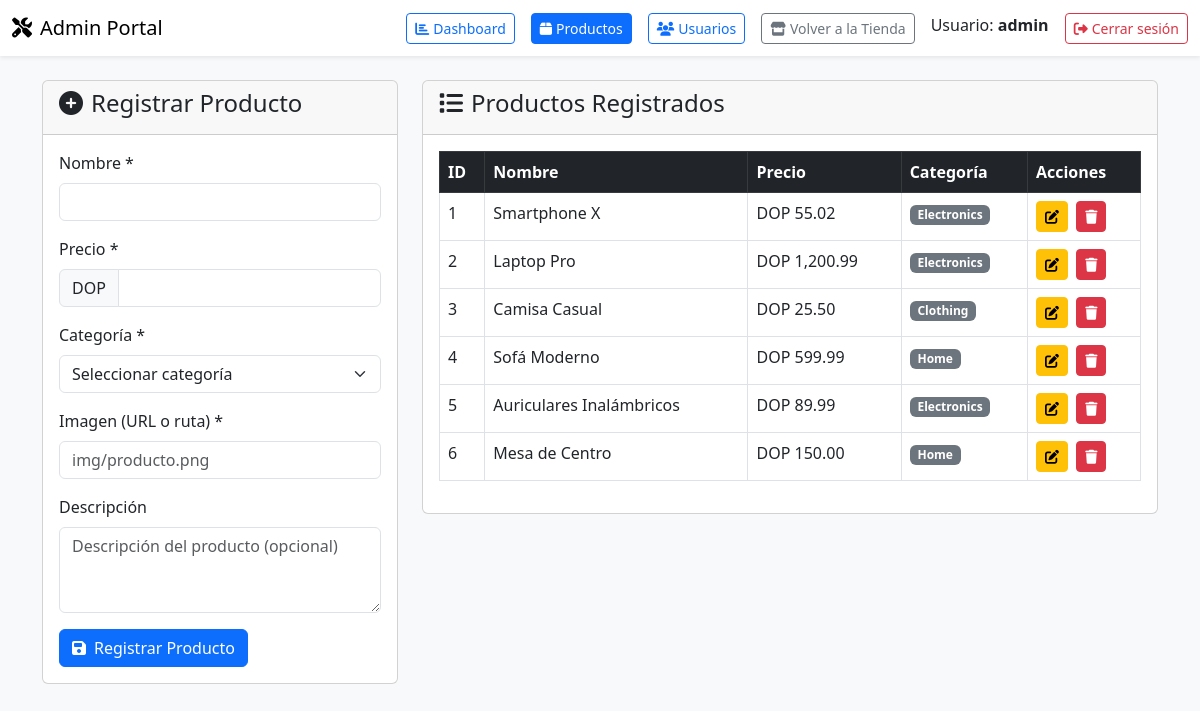
Page /admin/products.php (signed in) on the earlier database version.
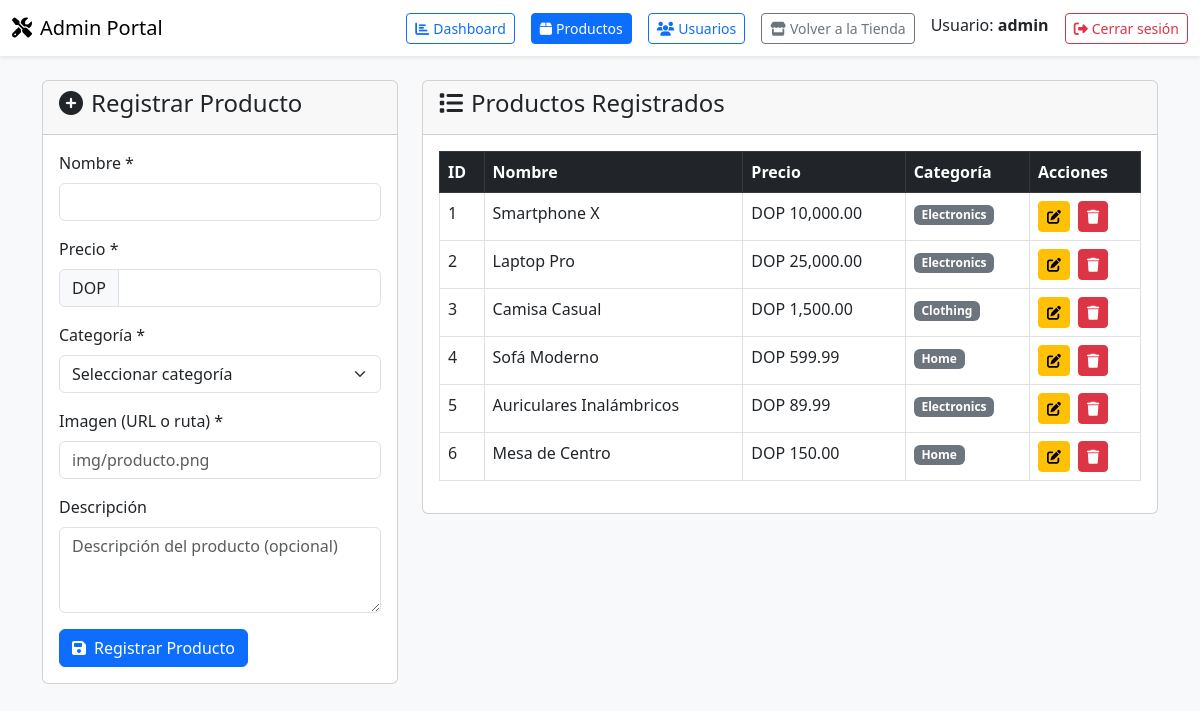
Same page on the later database version.
### tables this page shows
CREATE TABLE products (
    id INT AUTO_INCREMENT PRIMARY KEY,
    name VARCHAR(200) NOT NULL,
    description TEXT,
    price DECIMAL(10, 2) NOT NULL,
    category VARCHAR(50) NOT NULL,
    image VARCHAR(500) NOT NULL,
    active BOOLEAN DEFAULT TRUE,
    created_at TIMESTAMP DEFAULT CURRENT_TIMESTAMP,
    updated_at TIMESTAMP DEFAULT CURRENT_TIMESTAMP ON UPDATE CURRENT_TIMESTAMP,
    INDEX idx_category (category),
    INDEX idx_active (active),
    INDEX idx_price (price)
);

### config/Database.php (called while the page is built, shortened)
<?php
class Database {
    private $host = 'localhost';
    private $username = 'root';
    private $password = 'root';
    private $dbname = 'tiendagrupo5';
    private $connection;
    private static $instance = null;
    public static function getInstance() {
        if (self::$instance === null) {
            self::$instance = new Database();
        }
        return self::$instance;
    }
    private function connect() {
        try {
            $this->connection = new PDO(
                "mysql:host={$this->host};dbname={$this->dbname};charset=utf8mb4",
                $this->username,
                $this->password,
                [
                    PDO::ATTR_ERRMODE => PDO::ERRMODE_EXCEPTION,
                    PDO::ATTR_DEFAULT_FETCH_MODE => PDO::FETCH_ASSOC,
                    PDO::ATTR_EMULATE_PREPARES => false
                ]
            );
        } catch (PDOException $e) {
            throw new Exception("Error de conexión a la base de datos: " . $e->getMessage());
        }
    }
    public function query($sql, $params = []) {
        try {
            $stmt = $this->connection->prepare($sql);
            $stmt->execute($params);
            return $stmt;
        } catch (PDOException $e) {
            throw new Exception("Error en la consulta: " . $e->getMessage());
        }
    }
    public function fetchAll($sql, $params = []) {
        return $this->query($sql, $params)->fetchAll();
    }
}
?>

### models/Product.php (called while the page is built, shortened)
<?php
require_once __DIR__ . '/../config/Database.php';
class Product {
    private $db;
    private $table = 'products';
    public function __construct() {
        $this->db = Database::getInstance();
    }
    public function getAll() {
        $sql = "SELECT * FROM {$this->table} WHERE active = 1 ORDER BY created_at DESC";
        return $this->db->fetchAll($sql);
    }
}
?>

### admin/products.php (the view, shortened to what this page needs)
<?php
require_once __DIR__ . '/../models/Product.php';
$productModel = new Product();
try {
    $products = $productModel->getAll();
} catch (Exception $e) {
    $products = [];
    $error = $e->getMessage();
}
$menu = 3;
?>
<?php include 'menu.php'; ?>
<div class="container">
    <div class="row">
        <div class="col-md-4">
            <div class="card">
                <div class="card-header">
                    <h4><i class="fas fa-plus-circle me-2"></i>Registrar Producto</h4>
                </div>
                <div class="card-body">
                    <form method="post" action="register_product.php">
                        <div class="mb-3">
                            <label class="form-label">Nombre *</label>
                            <input type="text" class="form-control" name="name" required>
                        </div>
                        <div class="mb-3">
                            <label class="form-label">Precio *</label>
                            <div class="input-group">
                                <span class="input-group-text">DOP</span>
                                <input type="number" step="0.01" class="form-control" name="price" required>
                            </div>
                        </div>
                        <div class="mb-3">
                            <label class="form-label">Categoría *</label>
                            <select class="form-select" name="category" required>
                                <option value="">Seleccionar categoría</option>
                            </select>
                        </div>
                        <div class="mb-3">
                            <label class="form-label">Imagen (URL o ruta) *</label>
                            <input type="text" class="form-control" name="image" placeholder="img/producto.png" required>
                        </div>
                        <div class="mb-3">
                            <label class="form-label">Descripción</label>
                            <textarea class="form-control" name="description" rows="3" placeholder="Descripción del producto (opcional)"></textarea>
                        </div>
                        <button type="submit" class="btn btn-primary">
                            <i class="fas fa-save me-2"></i>Registrar Producto
                        </button>
                    </form>
                </div>
            </div>
        </div>
        <div class="col-md-8">
            <div class="card">
                <div class="card-header">
                    <h4><i class="fas fa-list me-2"></i>Productos Registrados</h4>
                </div>
                <div class="card-body">
                    <?php if (empty($products)): ?>
                        <div class="text-center py-4 text-muted">
                            <i class="fas fa-box-open fa-3x mb-3"></i>
                            <p>No hay productos registrados</p>
                        </div>
                    <?php else: ?>
                        <div class="table-responsive">
                            <table class="table table-bordered table-hover" id="productsTable">
                                <thead class="table-dark">
                                    <tr>
                                        <th>ID</th>
                                        <th>Nombre</th>
                                        <th>Precio</th>
                                        <th>Categoría</th>
                                        <th>Acciones</th>
                                    </tr>
                                </thead>
                                <tbody>
                                <?php foreach ($products as $product): ?>
                                    <tr>
                                        <td><?php echo $product['id']; ?></td>
                                        <td><?php echo htmlspecialchars($product['name']); ?></td>
                                        <td>DOP <?php echo number_format($product['price'], 2); ?></td>
                                        <td>
                                            <span class="badge bg-secondary">
                                                <?php echo ucfirst($product['category']); ?>
                                            </span>
                                        </td>
                                        <td>
                                            <button class="btn btn-sm btn-warning me-1"
                                                    onclick="editProduct(<?php echo $product['id']; ?>, '<?php echo addslashes($product['name']); ?>', <?php echo $product['price']; ?>, '<?php echo $product['category']; ?>', '<?php echo addslashes($product['image']); ?>', '<?php echo addslashes($product['description'] ?? ''); ?>')">
                                                <i class="fas fa-edit"></i>
                                            </button>
                                            <button class="btn btn-sm btn-danger" onclick="deleteProduct(<?php echo $product['id']; ?>)">
                                                <i class="fas fa-trash"></i>
                                            </button>
                                        </td>
                                    </tr>
                                <?php endforeach; ?>
                                </tbody>
                            </table>
                        </div>
                    <?php endif; ?>
                </div>
            </div>
        </div>
    </div>
</div>
</body>
</html>

### admin/menu.php (shortened to what this page needs)
<?php
if ($menu == 1) {
    $botonProductoActivo = 'btn btn-outline-primary';
    $botonUsuariosActivo = 'btn btn-primary';
    $botondashboardActivo = 'btn btn-outline-primary';
}elseif ($menu == 2) {
    $botonProductoActivo = 'btn btn-outline-primary';
    $botonUsuariosActivo = 'btn btn-outline-primary';
    $botondashboardActivo = 'btn btn-primary';
}else{
    $botonProductoActivo = 'btn btn-primary';
    $botonUsuariosActivo = 'btn btn-outline-primary';
    $botondashboardActivo = 'btn btn-outline-primary';
}
?>
<!DOCTYPE html>
<html lang="es">
<head>
    <link href="https://cdn.jsdelivr.net/npm/bootstrap@5.3.0/dist/css/bootstrap.min.css" rel="stylesheet">
    <link rel="stylesheet" href="https://cdnjs.cloudflare.com/ajax/libs/font-awesome/6.4.0/css/all.min.css">
</head>
<body class="bg-light">
<nav class="navbar navbar-expand-lg navbar-light bg-white shadow-sm mb-4">
    <div class="container-fluid">
        <a class="navbar-brand" href="/tiendagrupo5/admin"><i class="fas fa-tools me-2"></i>Admin Portal</a>
        <div class="d-flex">
            <a href="/tiendagrupo5/admin" class="btn btn-sm me-3 <?php echo $botondashboardActivo; ?>">
                <i class="fas fa-chart-bar me-1"></i>Dashboard
            </a>
            <a href="/tiendagrupo5/admin/products.php" class="btn btn-sm me-3 <?php echo $botonProductoActivo; ?>">
                <i class="fas fa-box me-1"></i>Productos
            </a>
            <a href="/tiendagrupo5/admin/users.php" class="btn btn-sm me-3 <?php echo $botonUsuariosActivo; ?>">
                <i class="fas fa-users me-1"></i>Usuarios
            </a>
            <a href="/tiendagrupo5" class="btn btn-outline-secondary btn-sm me-3">
                <i class="fas fa-store me-1"></i>Volver a la Tienda
            </a>
            <span class="me-3">Usuario: <strong><?php echo htmlspecialchars($_SESSION['user']); ?></strong></span>
            <a href="logout.php" class="btn btn-outline-danger btn-sm">
                <i class="fas fa-sign-out-alt me-1"></i>Cerrar sesión
            </a>
        </div>
    </div>
</nav>

Differences in the rows shown:
changed products "Smartphone X": price "55.02" → "10,000.00"
changed products "Laptop Pro": price "1,200.99" → "25,000.00"
changed products "Camisa Casual": price "25.50" → "1,500.00"
